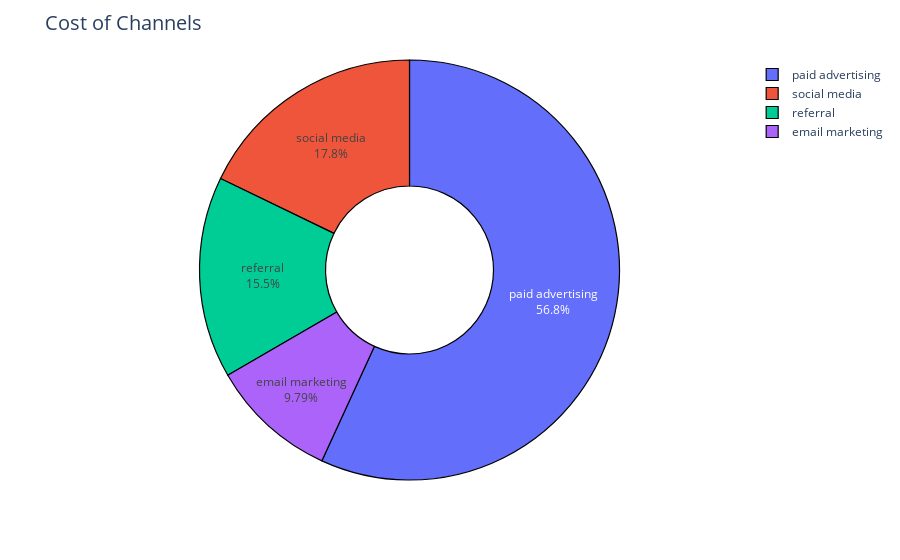

Here is the notebook cell this chart was saved with:
### Code cell
channel_cost=data.groupby("channel")["cost"].mean().reset_index()              #1st Way
channel_cost

fig2=px.pie(channel_cost,values="cost",names="channel",hole=0.4)
fig2.update_layout(title_text="Cost of Channels",title_font=dict(size=20))
fig2.update_traces(textinfo="label+percent",textposition="inside",marker=dict(line=dict(color="black",width=1.2)))

fig2.show()

### Figure 1 — Plotly figure (JSON) as saved in the notebook; plotly's stock layout.template omitted (floating-point values rounded to 4 significant figures)
{"data": [{"domain": {"x": [0, 1], "y": [0, 1]}, "hole": 0.4, "hovertemplate": "channel=%{label}<br>cost=%{value}<extra></extra>", "labels": ["email marketing", "paid advertising", "referral", "social media"], "legendgroup": "", "marker": {"line": {"color": "black", "width": 1.2}}, "name": "", "showlegend": true, "textinfo": "label+percent", "textposition": "inside", "type": "pie", "values": [5.246, 30.45, 8.32, 9.546]}], "layout": {"autosize": true, "legend": {"tracegroupgap": 0}, "margin": {"t": 60}, "title": {"font": {"size": 20}, "text": "Cost of Channels"}}}
